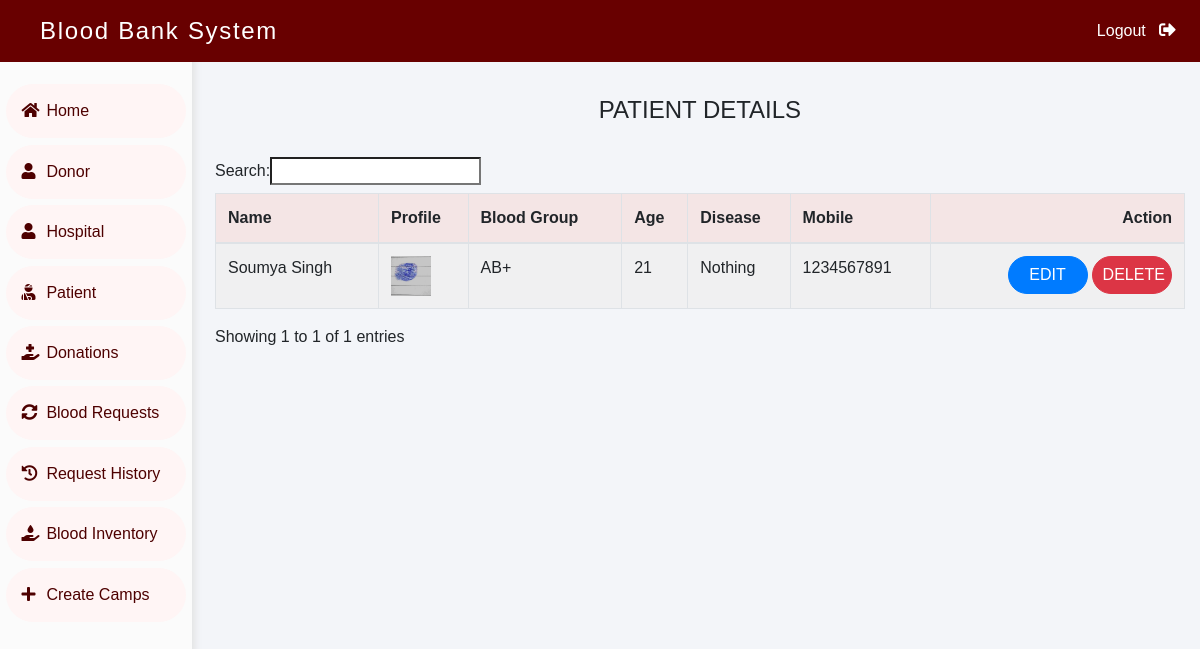
/admin-patient (signed in), run on the app's committed database.
### patient/models.py (models this page shows, shortened)
class Patient(models.Model):
    user=models.OneToOneField(
        User,
        on_delete=models.CASCADE
    )
    profile_pic= models.ImageField(
        upload_to='profile_pic/Patient/',
        null=True,
        blank=True
    )
    age=models.PositiveIntegerField()
    bloodgroup=models.CharField(
        max_length=10
    )
    disease=models.CharField(
        max_length=100
    )
    doctorname=models.CharField(
        max_length=50
    )
    address = models.CharField(
        max_length=40
    )
    mobile = models.CharField(
        max_length=20,
        null=False
    )
    @property
    def get_name(self):
        return self.user.first_name+" "+self.user.last_name

### blood/views.py (the view)
# urls.py: path('admin-patient', views.admin_patient_view,name='admin-patient'),
@login_required(login_url='adminlogin')
def admin_patient_view(request):
    patients=pmodels.Patient.objects.all()
    return render(request,'blood/admin_patient.html',{'patients':patients})

### templates/blood/admin_patient.html
{% extends 'blood/adminbase.html' %}
{% block content %}
{% load widget_tweaks %}
{%load static%}
<br><br>
<div class="container">
    <H4 class="text-center">PATIENT DETAILS</H4><br>
    <table class="table table-light table-hover table-bordered table-striped">
        <thead class="headings">
            <tr>
                <th scope="col">Name</th>
                <th scope="col">Profile</th>
                <th scope="col">Blood Group</th>
                <th scope="col">Age</th>
                <th scope="col">Disease</th>
                <th scope="col">Mobile</th>
                <th class="text-right">Action</th>
            </tr>
        </thead>
        <tbody>
            {% for t in patients %}
            <tr>
                <td> {{t.get_name}}</td>
                <td> <img src="{% static t.profile_pic.url %}" alt="Profile Pic" height="40px" width="40px" /></td>
                <td>{{t.bloodgroup}}</td>
                <td>{{t.age}}</td>
                <td>{{t.disease}}</td>
                <td>{{t.mobile}}</td>
                <td class="text-right">
                    <button class="btn btn-primary badge-pill" style="width: 80px;"><a  style="text-decoration: none;color: white;" href="{% url 'update-patient' t.id  %}">EDIT</a> </button>
                    <button class="btn btn-danger badge-pill" style="width: 80px;"><a  style="text-decoration: none;color: white;" href="{% url 'delete-patient' t.id  %}">DELETE</a> </button>
                </td>
            </tr>
            {% endfor %}
        </tbody>
    </table>
</div>
{% endblock content %}

### templates/blood/adminbase.html (style rules this page uses)
* { margin: 0; padding: 0; box-sizing: border-box; list-style: none; text-decoration: none; font-family: 'Josefin Sans', sans-serif; }
body { background-color: #f3f5f9; }
.table .headings { background-color: rgb(244, 229, 229); }

### data on the page
Patient: get_name "Soumya Singh", profile_pic (picture), bloodgroup "AB+", age "21", disease "Nothing", mobile "1234567891"
